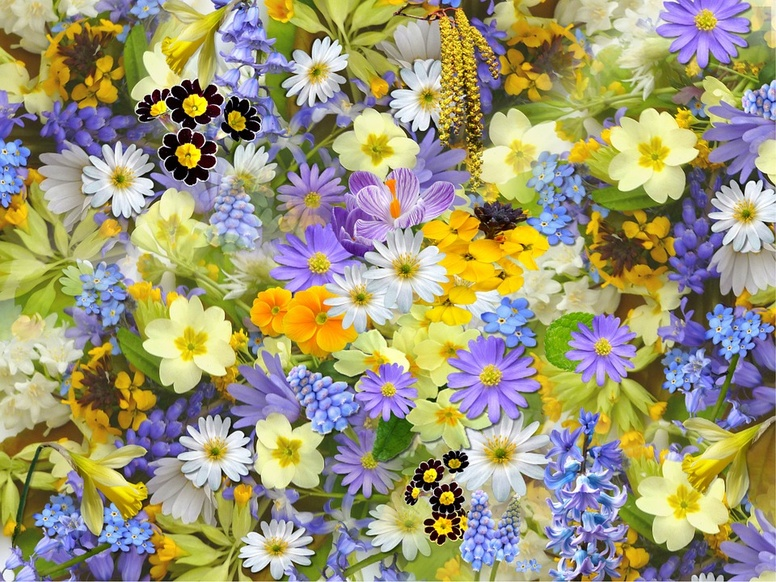
#> input picture Assignment_1/images/flower.jpg, 776 x 582 px, shrunk from 960 x 720 before the run
$ jupyter execute --allow-errors assignment1.ipynb
#> lines starting #> are read from the running program, lines starting #| are printed output that depends on the picture
# Display image in 8 64 128 256 gray levels

[cell 1]
import cv2
import numpy as np
import matplotlib.pyplot as plt

[cell 2]
def display_image(image, gray_level):
    global image_name

    gray_image = cv2.cvtColor(image, cv2.COLOR_RGB2GRAY)

     # make it scaled to gray_level
    gray_image = np.floor(gray_image / (256 // gray_level)) * (256 // gray_level)

    cv2.imwrite(f"./images/quantized_images/{image_name}_gray_{gray_level}.jpg", gray_image)

    return gray_image

[cell 3]
images_list = ["flower.jpg", "fractal.jpeg", "fruit.jpg"]
gray_levels = [8, 16, 64, 128, 256]

image_name = ""

# for image_name in images_list:
for image_path in images_list:

    image_name = image_path.split(".")[0]

    # plot configuration
    rows, columns = 1, len(gray_levels) + 1
    fig = plt.figure(figsize=(30, 4))
    fig.suptitle(f"Image: {image_path}", fontsize=15, y=1.05)

    # read image
    image = cv2.imread(f"images/{image_path}")
#> image is the input picture: shape (582, 776, 3); mean B, G, R 118.4, 152.3, 158.1
    image = cv2.cvtColor(image, cv2.COLOR_BGR2RGB) # convert to RGB

    # plot original image
    plt.subplot(rows, columns, 1)
    plt.imshow(image)
    plt.axis('off')
    plt.title(f"Original Image")

    for i in range(len(gray_levels)):
        gray_level = gray_levels[i]
        grayscale_img = display_image(image, gray_level)

        # plot quantized image
        plt.subplot(rows, columns, i + 2)
        plt.imshow(grayscale_img, cmap='gray')
        plt.axis('off')
        plt.title(f"Gray Level: {gray_level}")
#> this loop made 5 passes
#> pass 1, in display_image, `gray_image = cv2.cvtColor(image, cv2.COLOR_RGB2GRAY)`:
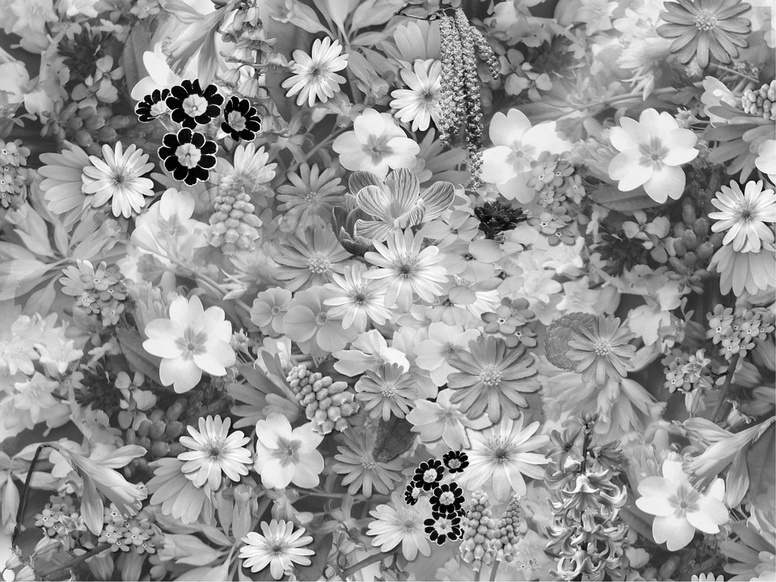
#> gray_image: shape (582, 776); min 0, max 255, mean 150.1
#> pass 1, in display_image, `gray_image = np.floor(gray_image / (256 // gray_level)) * (256 // gray..`:
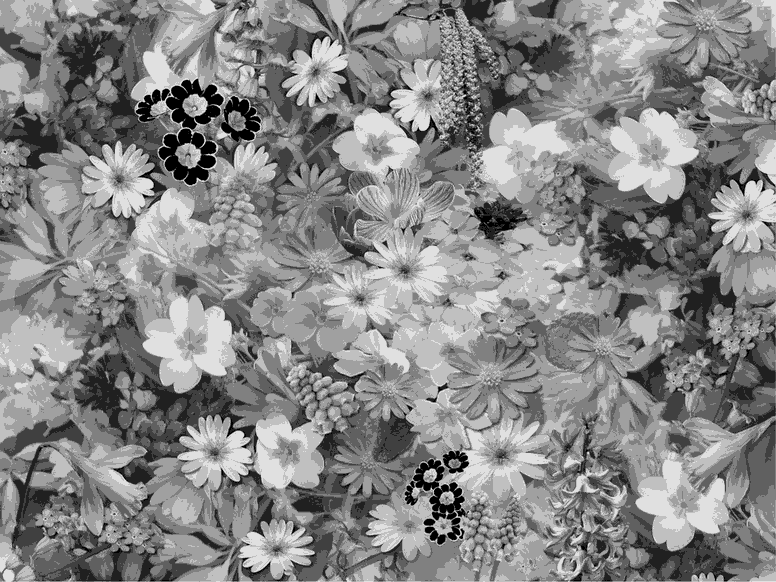
#> gray_image: shape (582, 776) float64; min 0, max 224, mean 134.8

    plt.savefig(f"images/quantized_images/{image_path}")
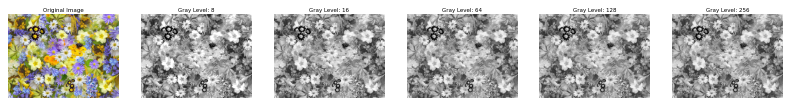
#> figure drawn by matplotlib, 6 panels
    plt.show()
#> pass 2 of the loop `for image_path in images_list:`:
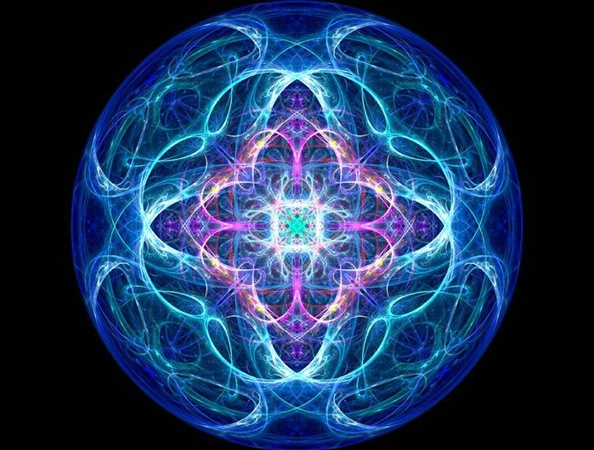
#> input picture Assignment_1/images/fractal.jpeg, 594 x 450 px, shrunk from 735 x 557 before the run
#> image is the input picture: shape (450, 594, 3); mean B, G, R 89.3, 52.8, 28.9
#> pass 3 of the loop `for image_path in images_list:`:
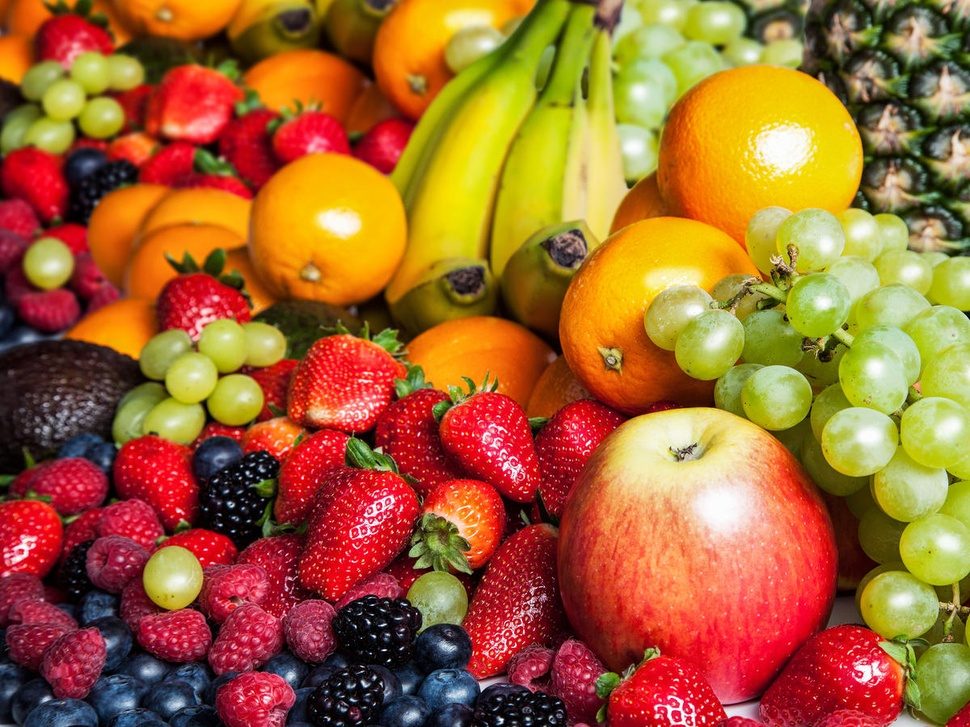
#> input picture Assignment_1/images/fruit.jpg, 970 x 727 px, shrunk from 1200 x 900 before the run
#> image is the input picture: shape (727, 970, 3); mean B, G, R 49, 101.4, 162.6
#> the loop `for i in range(len(gray_levels)):` made 5 passes
#> pass 1, in display_image (call 11), `gray_image = np.floor(gray_image / (256 // gray_level)) * (256 // gray..`:
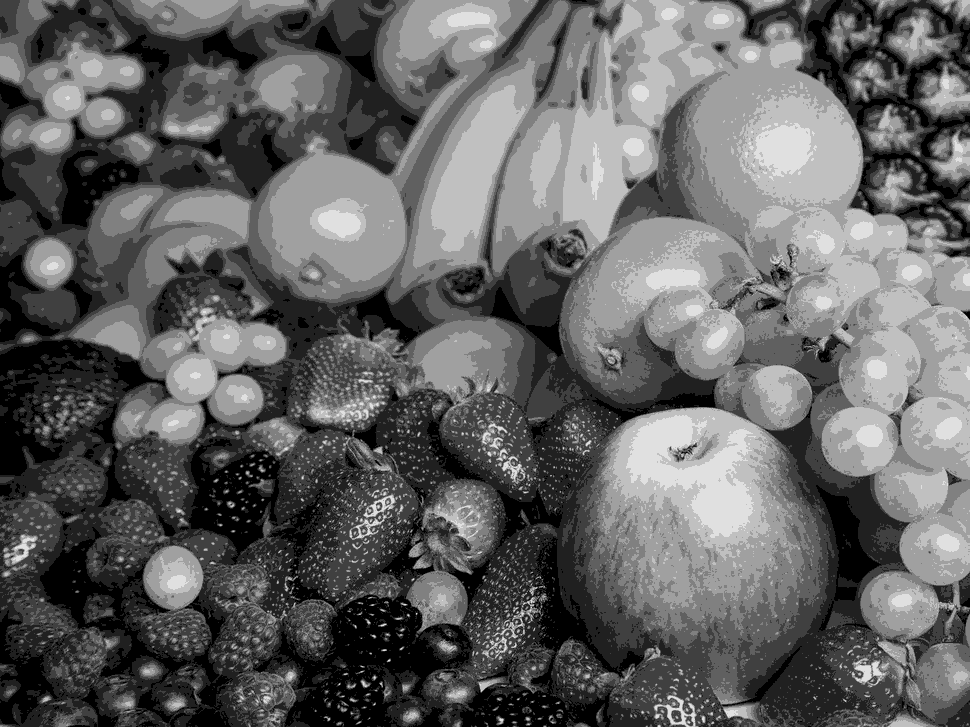
#> gray_image: shape (727, 970) float64; min 0, max 224, mean 98.3
#> `plt.savefig(f"images/quantized_images/{image_path}")`:
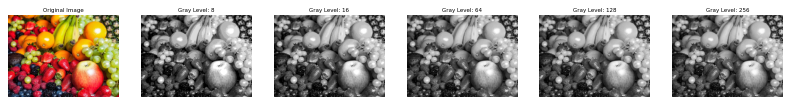
#> figure drawn by matplotlib, 6 panels

# Enhance the 8-bit gray scale images

[cell 4]
def enhance_img(image_path):

#> called with image_path = 'flower.jpg'
    image = cv2.imread(f"images/{image_path}")
    grayscale_img = cv2.cvtColor(image, cv2.COLOR_BGR2GRAY)

    L = 256

    for i in range(len(grayscale_img)):
        for j in range(len(grayscale_img[0])):
            if grayscale_img[i][j] <= L / 3:
                grayscale_img[i][j] = 5 * L / 6
            elif grayscale_img[i][j] <= 2 * L / 3:
                grayscale_img[i][j] = (-3 * grayscale_img[i][j]) + (5 * L / 6)
            else:
                grayscale_img[i][j] = L / 6
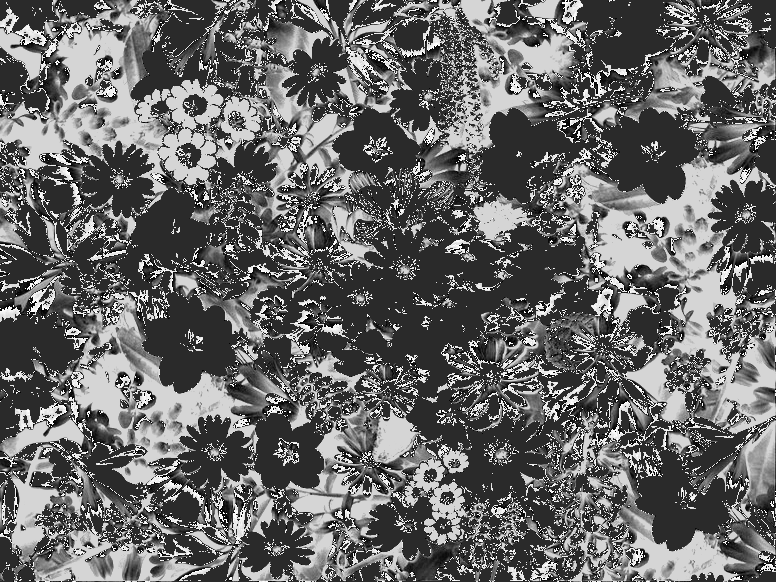
#> grayscale_img: shape (582, 776); min 2, max 255, mean 104.7
#> pass 2 of the loop `for image_path in images_list:`:
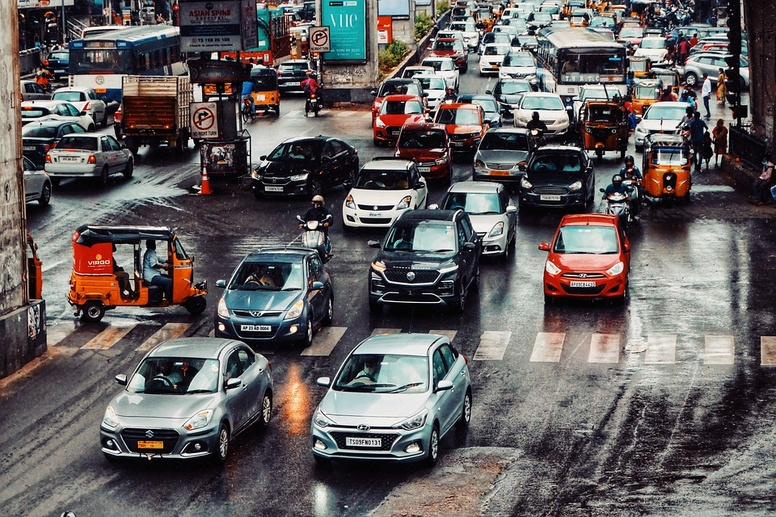
#> input picture Assignment_1/images/traffic.jpg, 776 x 517 px, shrunk from 960 x 640 before the run
#> in enhance_img, image is the input picture: shape (517, 776, 3); mean B, G, R 94.6, 94.6, 99.2
#> after the loop in enhance_img (call 2), `for i in range(len(grayscale_img)):`:
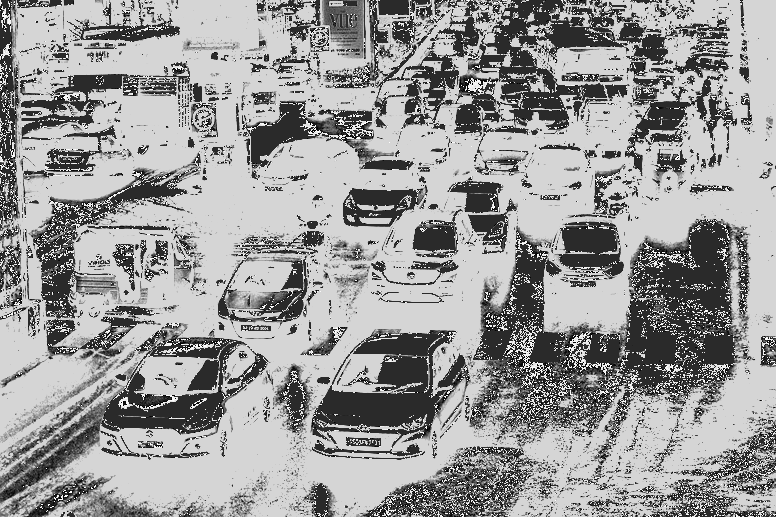
#> grayscale_img: shape (517, 776); min 2, max 255, mean 154.1
#> pass 3 of the loop `for image_path in images_list:`:

    cv2.imwrite(f"./images/enhanced_images/{image_path}", grayscale_img)

    return grayscale_img

[cell 5]
images_list = ["flower.jpg", "traffic.jpg", "tram.jpg"]

fig = plt.figure(figsize=(10, 3))

#> (the rest of this cell did not finish here and is left out)
